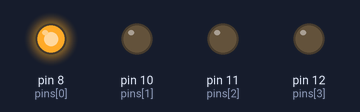
The sketch below on a simulated Arduino Uno, built with avr-gcc and run on an emulated ATmega328P. Parts: output pins drawn as LEDs (lit = HIGH). Random numbers use the default seed unless the sketch sets one.

Above: at 0.6 s.
At 1.1 s:
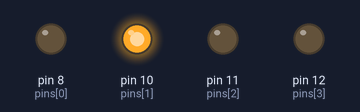
At 1.8 s:
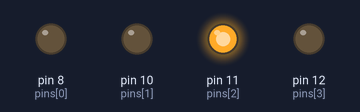
At 2.7 s:
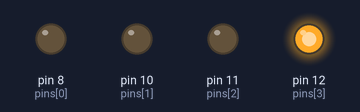
Timing chart, 0 to 4.4 s (numbered marks = the images above):
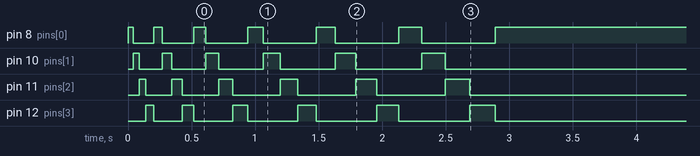

The sketch:

random-winner-picker.ino
```cpp
int pins[] = {8, 10, 11, 12};

void setup() {
  // This reads static noise from Pin A0 to randomize the list
  randomSeed(analogRead(0));

  for(int i = 0; i < 4; i++) pinMode(pins[i], OUTPUT);

  // Visual "Spin" effect
  for(int i = 0; i < 25; i++) {
    digitalWrite(pins[i % 4], HIGH);
    delay(40 + (i * 7)); // Gets slower and slower
    digitalWrite(pins[i % 4], LOW);
  }

  // Pick the random winner
  int winner = pins[random(0, 4)];
  digitalWrite(winner, HIGH);
}

void loop() {
  // Winner stays lit!
}
```
